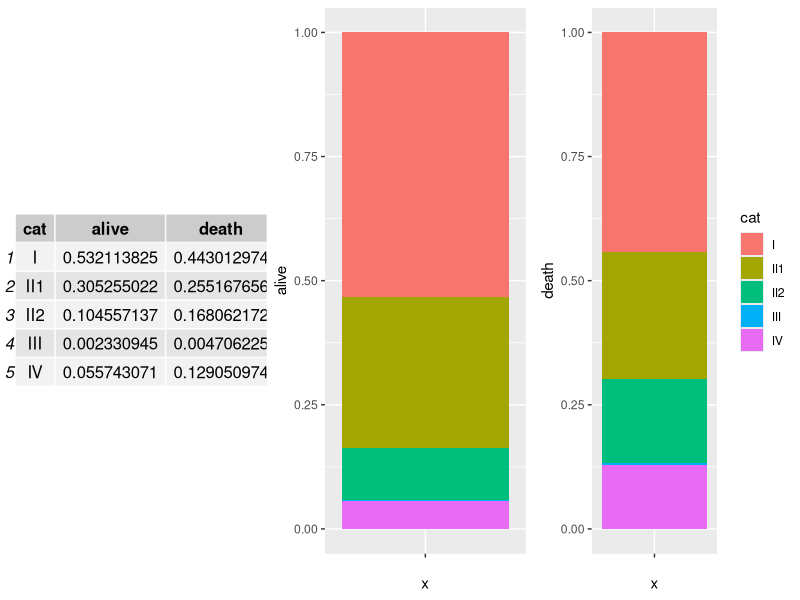
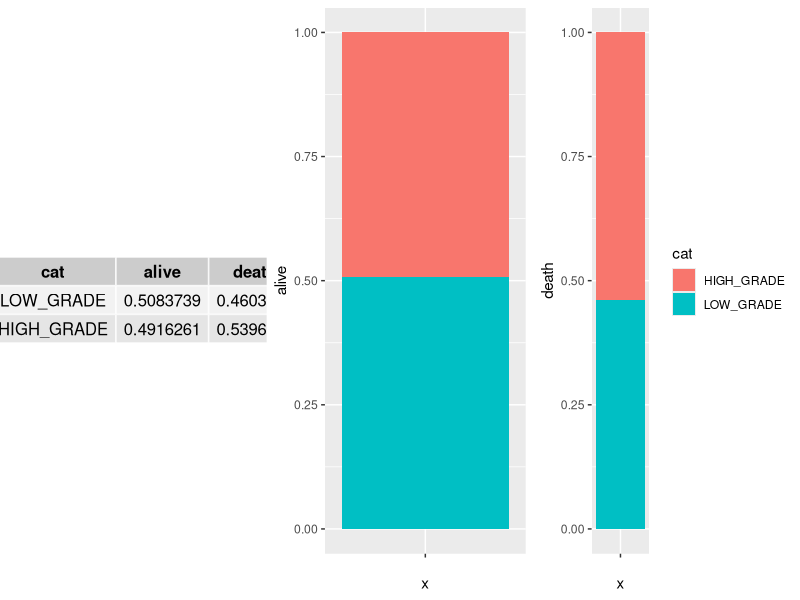
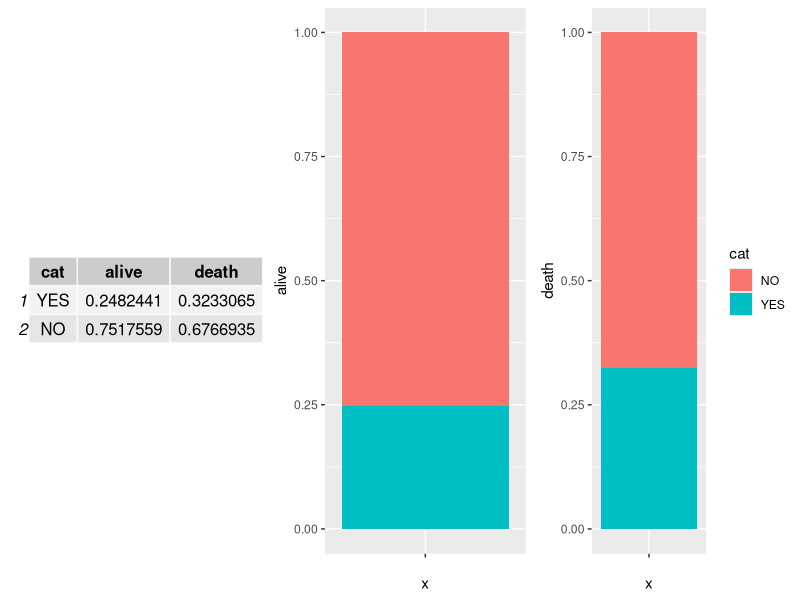
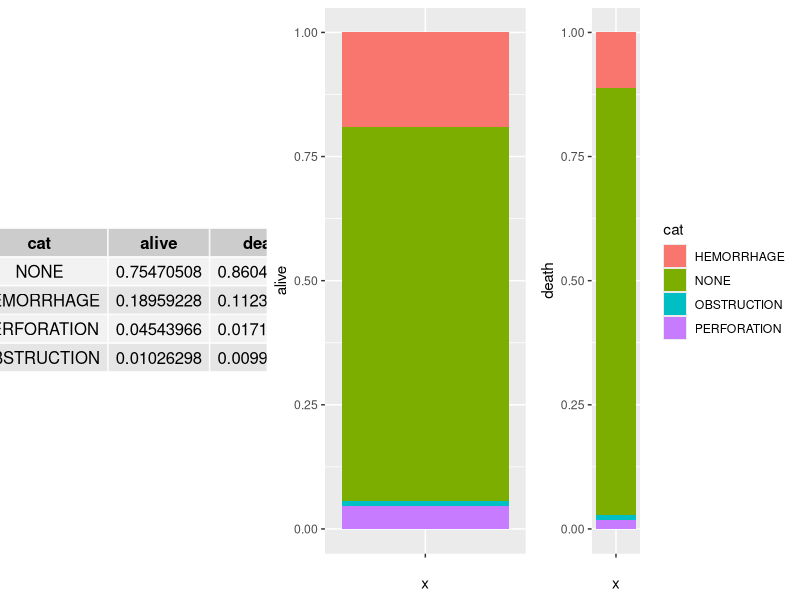

R code for these plots, in order:
## ---- chunk 1
library("gridExtra")
library("ggplot2")
library("knitr")
library("kableExtra")
## ---- chunk 2
clinical.stage = data.frame( 
  "cat" = c("I","II1","II2","III","IV"),
  "alive" = c(0.5321138245037631, 0.3052550221978133, 0.1045571371685505, 0.002330945399205274, 0.05574307073066786),
  "death" = c(0.4430129740409934, 0.255167655567063, 0.1680621719426844, 0.004706224877615442, 0.129050973571644)
)
histological.classification = data.frame( 
  "cat" = c("LOW_GRADE", "HIGH_GRADE"),
  "alive" = c(0.5083738767440769, 0.4916261232559233),
  "death" = c(0.4603025691654955, 0.5396974308345046)
)
bulky.disease = data.frame( 
  "cat" = c("YES", "NO"),
  "alive" = c(0.2482441416979732, 0.7517558583020267),
  "death" = c(0.3233065411115564, 0.6766934588884437)
)
clinical.presentation = data.frame( 
  "cat" = c("NONE", "HEMORRHAGE", "PERFORATION", "OBSTRUCTION"),
  "alive" = c(0.7547050794317334, 0.1895922818616187, 0.04543966071234194, 0.01026297799430604),
  "death" = c(0.8604918969304747, 0.1123379436795314, 0.01719911306344046, 0.009971046326553521)
)
var.overview <- function(df) {
  t = tableGrob(df)
  p1 = ggplot(df, aes(x="", y=alive, fill=cat)) + geom_bar(stat="identity", width=1) + guides(fill=FALSE)
  p2 = ggplot(df, aes(x="", y=death, fill=cat)) + geom_bar(stat="identity", width=1)
  return(grid.arrange(t, p1, p2, ncol = 3))
}
## ---- chunk 3
var.overview(clinical.stage)
## ---- chunk 4
var.overview(histological.classification)
## ---- chunk 5
var.overview(bulky.disease)
## ---- chunk 6
var.overview(clinical.presentation)
